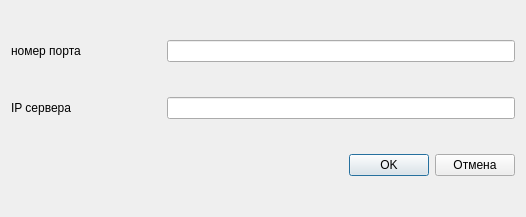
<?xml version="1.0" encoding="UTF-8"?>
<ui version="4.0">
 <class>DialogConnection</class>
 <widget class="QDialog" name="DialogConnection">
  <property name="geometry">
   <rect>
    <x>0</x>
    <y>0</y>
    <width>526</width>
    <height>217</height>
   </rect>
  </property>
  <property name="minimumSize">
   <size>
    <width>0</width>
    <height>0</height>
   </size>
  </property>
  <property name="windowTitle">
   <string>Подключитться к серверу</string>
  </property>
  <layout class="QGridLayout" name="gridLayout">
   <item row="0" column="0">
    <layout class="QHBoxLayout" name="horizontalLayout">
     <item>
      <widget class="QLabel" name="label">
       <property name="minimumSize">
        <size>
         <width>150</width>
         <height>0</height>
        </size>
       </property>
       <property name="text">
        <string>номер порта</string>
       </property>
      </widget>
     </item>
     <item>
      <widget class="QLineEdit" name="numPort"/>
     </item>
    </layout>
   </item>
   <item row="2" column="0">
    <layout class="QHBoxLayout" name="horizontalLayout_3">
     <item>
      <spacer name="horizontalSpacer">
       <property name="orientation">
        <enum>Qt::Horizontal</enum>
       </property>
       <property name="sizeHint" stdset="0">
        <size>
         <width>40</width>
         <height>20</height>
        </size>
       </property>
      </spacer>
     </item>
     <item>
      <widget class="QPushButton" name="buttonOk">
       <property name="text">
        <string>OK</string>
       </property>
      </widget>
     </item>
     <item>
      <widget class="QPushButton" name="buttonCancel">
       <property name="text">
        <string>Отмена</string>
       </property>
      </widget>
     </item>
    </layout>
   </item>
   <item row="1" column="0">
    <layout class="QHBoxLayout" name="horizontalLayout_2">
     <item>
      <widget class="QLabel" name="label_2">
       <property name="minimumSize">
        <size>
         <width>150</width>
         <height>0</height>
        </size>
       </property>
       <property name="text">
        <string>IP сервера</string>
       </property>
      </widget>
     </item>
     <item>
      <widget class="QLineEdit" name="IpServer"/>
     </item>
    </layout>
   </item>
  </layout>
 </widget>
 <resources/>
 <connections>
  <connection>
   <sender>buttonCancel</sender>
   <signal>clicked()</signal>
   <receiver>DialogConnection</receiver>
   <slot>reject()</slot>
   <hints>
    <hint type="sourcelabel">
     <x>474</x>
     <y>175</y>
    </hint>
    <hint type="destinationlabel">
     <x>462</x>
     <y>192</y>
    </hint>
   </hints>
  </connection>
  <connection>
   <sender>buttonOk</sender>
   <signal>clicked()</signal>
   <receiver>DialogConnection</receiver>
   <slot>reject()</slot>
   <hints>
    <hint type="sourcelabel">
     <x>372</x>
     <y>175</y>
    </hint>
    <hint type="destinationlabel">
     <x>338</x>
     <y>193</y>
    </hint>
   </hints>
  </connection>
 </connections>
</ui>
